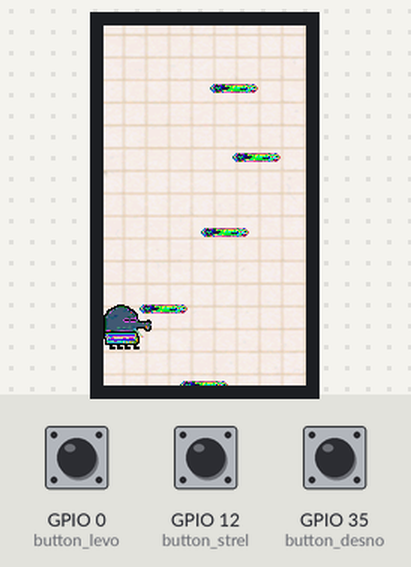
Simulated run of this program. Board: ESP32. Parts: 135×240 colour display. The test bench sets the inputs (shaded band); at power-on: GPIO 12 (button_strel) HIGH, GPIO 0 (button_levo) HIGH, GPIO 35 (button_desno) HIGH. Random numbers use the default seed unless the program sets one.

Above: at 1.21 s.
1.6 s: GPIO 12 (button_strel) pulled LOW for 0.15 s
At 1.99 s:
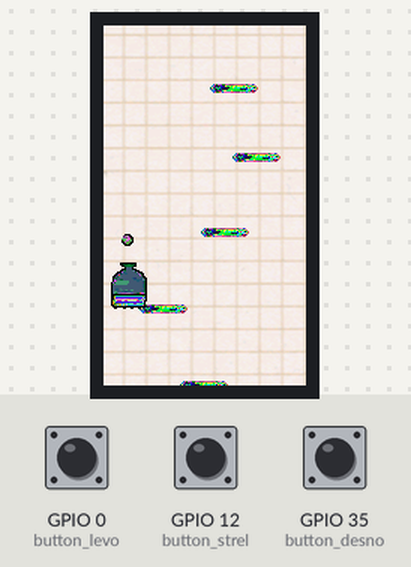
4.4 s: GPIO 0 (button_levo) pulled LOW for 3.2 s
At 4.72 s:
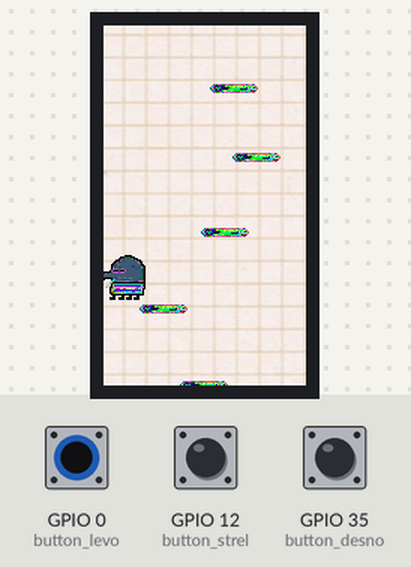
9.1 s: GPIO 12 (button_strel) pulled LOW for 1 s
At 10.52 s:
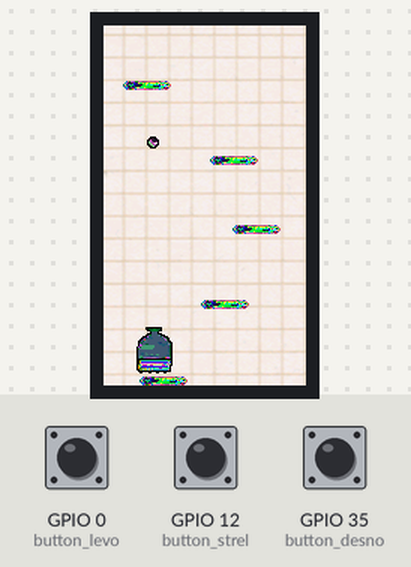
12.6 s: GPIO 35 (button_desno) pulled LOW for 0.15 s
At 13.27 s:
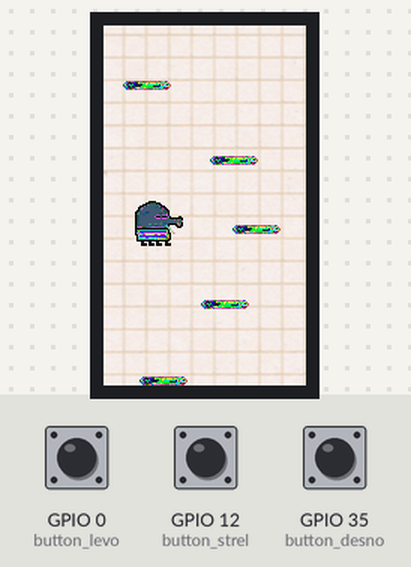
14.5 s: GPIO 0 (button_levo) pulled LOW for 0.15 s
At 14.83 s:
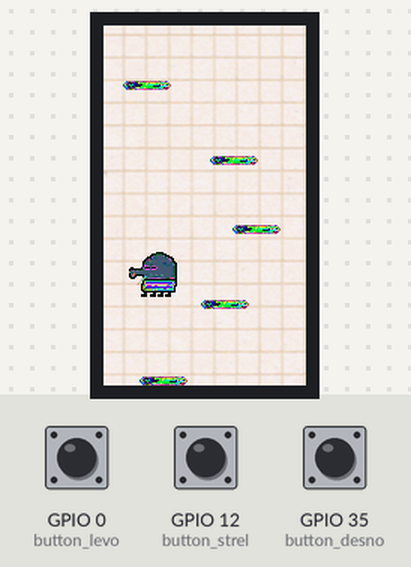
16.1 s: GPIO 35 (button_desno) pulled LOW for 1 s
At 16.68 s:
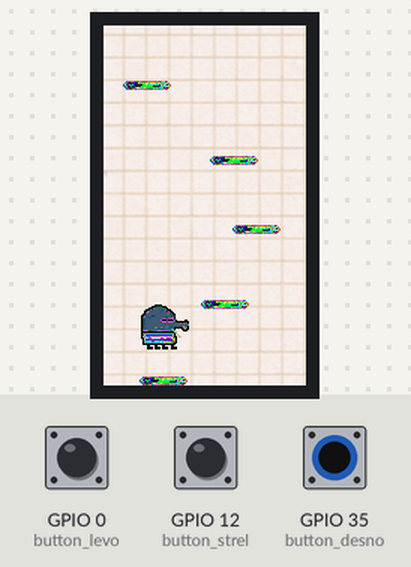
Timing chart, 0 to 19.1 s (numbered marks = the images above; inputs shaded):
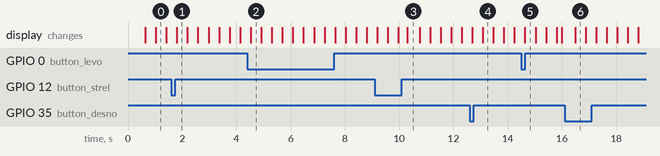

Measured:
- what the display in image 3 shows lasts 0.4 s, from 10.3 s to 10.7 s

The program:

main.cpp
```cpp
#include <Arduino.h>
#include <TFT_eSPI.h>
#include "bg4.h"
#include "mc.h"
#include "tile.h"
#include "bg5.h"
#include "Objekti.cpp"
#include "stack.cpp"
#include "brown.h"
#include "strelV2.h"
#include "enemies.h"

TFT_eSPI tft = TFT_eSPI();
TFT_eSprite zelenaTla[] = { TFT_eSprite(&tft), TFT_eSprite(&tft), TFT_eSprite(&tft), TFT_eSprite(&tft), TFT_eSprite(&tft)};
TFT_eSprite modraTla[] = {TFT_eSprite(&tft), TFT_eSprite(&tft), TFT_eSprite(&tft), TFT_eSprite(&tft), TFT_eSprite(&tft)};
TFT_eSprite rjavaTla[] = {TFT_eSprite(&tft), TFT_eSprite(&tft), TFT_eSprite(&tft), TFT_eSprite(&tft), TFT_eSprite(&tft)};
TFT_eSprite strelSlika[] = {TFT_eSprite(&tft), TFT_eSprite(&tft), TFT_eSprite(&tft), TFT_eSprite(&tft), TFT_eSprite(&tft), TFT_eSprite(&tft), TFT_eSprite(&tft), TFT_eSprite(&tft), TFT_eSprite(&tft), TFT_eSprite(&tft)};
TFT_eSprite background = TFT_eSprite(&tft);
TFT_eSprite mc = TFT_eSprite(&tft);

TFT_eSprite check = TFT_eSprite(&tft);
TFT_eSprite scr = TFT_eSprite(&tft);
TFT_eSprite backgroundEnd = TFT_eSprite(&tft);

TFT_eSprite nas_violcni = TFT_eSprite(&tft);
TFT_eSprite nas_modri = TFT_eSprite(&tft);
TFT_eSprite nas_pinki = TFT_eSprite(&tft);

int button_levo = 0;
int button_desno = 35;
int button_strel = 12;

boolean stel_debounce = HIGH;

ZeleniTile* ZelTile[5];
ModriTile* ModTile[5];
RjaviTile* RjaTile[5];
Posast* posast[3];
Metek* strel[10];

int prevAtGroundY = 9999;
int score = 0;
int x = 0;
int y = 208;
int jumpTime = 0;
int atGroundY;
boolean atGround = true;
boolean atTileGround = false;
bool pada = false;
int stZelenih = 5;
int stModrih = 0;
bool upI[5] = {false, false, false, false, false};
long cas = 0;

bool CoinFlip() {
  return rand() % 2 == 1;
}

void setup(){
  Serial.begin(9600);


  for(int i = 0; i < 5; i++){
    ZelTile[i] = new ZeleniTile(rand()%103,rand()%15+(230-50*i));
  }

  for(int i = 0; i < 5; i++){
    ModTile[i] = new ModriTile(rand()%103, 999);
  }

  for (int i = 0; i < 5; i++) {
    RjaTile[i] = new RjaviTile(rand() % 103, 999);
  }

  for(int i = 0; i < 10; i++){
    strel[i] = new Metek(1119,1119);
  }

  for(int i = 0; i < 3; i++){
    posast[i] = new Posast(2222,1222);
  }

  pinMode(button_levo, INPUT_PULLUP);
  pinMode(button_desno,  INPUT_PULLUP);
  pinMode(button_strel, INPUT_PULLUP);


  tft.setSwapBytes(true);
  tft.init();

/////////////           OZADJE            ///////////////////

  background.createSprite(135,240);
  background.setSwapBytes(true);
  background.pushImage(0,0,135,240,bg4);
  background.pushSprite(0,0);


/////////////           NASPROTNIKI       //////////////////
  nas_violcni.createSprite(32,32);
  nas_violcni.setSwapBytes(false);
  nas_violcni.pushImage(0,0,32,32,enemies[0]);
  nas_modri.createSprite(32,32);
  nas_modri.setSwapBytes(false);
  nas_modri.pushImage(0,0,32,32,enemies[2]);
  nas_pinki.createSprite(32,32);
  nas_pinki.setSwapBytes(false);
  nas_pinki.pushImage(0,0,32,32,enemies[4]);

/////////////           KONEC OZADJA    ///////////////////

  backgroundEnd.createSprite(135,240);
  backgroundEnd.setSwapBytes(true);
  backgroundEnd.pushImage(0,0,135,240,bg5);
  backgroundEnd.pushSprite(0,0);

/////////////           TLA             //////////////////

  for(int i = 0; i < 5; i++){
    zelenaTla[i].createSprite(32,6);
    zelenaTla[i].setSwapBytes(false);
    zelenaTla[i].pushImage(0,0,32,6,tile[1]);
  }

  for(int i = 0; i < 5; i++){
    modraTla[i].createSprite(32,6);
    modraTla[i].setSwapBytes(false);
    modraTla[i].pushImage(0,0,32,6,tile[0]);
  }

  for(int i = 0; i < 5; i++){
    rjavaTla[i].createSprite(32,6);
    rjavaTla[i].setSwapBytes(false);
    rjavaTla[i].pushImage(0,0,32,6,brown[0]);
  }

/////////////           METEK           ////////////////////

  for(int i = 0; i < 10; i++){
    strelSlika[i].createSprite(8,8);
    strelSlika[i].setSwapBytes(false);
    strelSlika[i].pushImage(0,0,8,8,strelV2[0]);
  }

/////////////           DOODLER         ////////////////////

  mc.createSprite(32,32);
  mc.setSwapBytes(false);
  mc.pushImage(0,0,32,32,jaz[0]);
  mc.pushToSprite(&background,0,0,TFT_WHITE);

  scr.createSprite(50,50);
  scr.setTextSize(3);
  scr.setTextColor(TFT_BLACK,TFT_WHITE);
}
bool yay = false;
bool mogoceModra(){
  yay = false;
  int temp = rand()%500;
  for(int i = 0; i < score; i++){
    int temp2 = rand()%500;
    if(temp2 == temp){
      yay = true;
    }
  }
  return yay;
}

void slika(){
  background.pushImage(0,0,135,240,bg4);

  for(int i = 0; i < 5; i++){
    zelenaTla[i].pushToSprite(&background,ZelTile[i]->x,ZelTile[i]->y,TFT_WHITE);
  }

  for(int i = 0; i < 5; i++){
    modraTla[i].pushToSprite(&background,ModTile[i]->x,ModTile[i]->y,TFT_WHITE);
  }

  for(int i = 0; i < 5; i++){
    rjavaTla[i].pushToSprite(&background,RjaTile[i]->x,RjaTile[i]->y,TFT_WHITE);
  }

  for(int i = 0; i < 10; i++){
    strelSlika[i].pushToSprite(&background,strel[i]->x,strel[i]->y,TFT_WHITE);
  }

  if(posast[0]->uporabljen){
    nas_violcni.pushToSprite(&background,posast[0]->x,posast[0]->y,TFT_WHITE);
  }
  if(posast[1]->uporabljen){
    nas_modri.pushToSprite(&background,posast[1]->x,posast[1]->y,TFT_WHITE);
  }
  if(posast[2]->uporabljen){
    nas_pinki.pushToSprite(&background,posast[2]->x,posast[2]->y,TFT_WHITE);
  }

  mc.pushToSprite(&background,x,y,TFT_WHITE);
  background.pushSprite(0,0);
}

void move(boolean a){
  if(a){
    mc.pushImage(0,0,32,32,jaz[0]);
    mc.pushToSprite(&background,x,y,TFT_WHITE);
    x +=4;
    if(x > 125){
      x = -20;
    }
  }else{
    mc.pushImage(0,0,32,32,jaz[1]);
    mc.pushToSprite(&background,x,y,TFT_WHITE);
    x -=4;
    if(x < -20){
      x = 125;
    }
  }
}

void premakniModro(){
  for(int i = 0; i < 5; i++){
    if(upI[i]){
      if(ModTile[i]->levo){
        if(ModTile[i]->x < 0){
          ModTile[i]->levo = false;
        }
        ModTile[i]->x -= 2;
      }else{
        if(ModTile[i]->x > 109){
          ModTile[i]->levo = true;
        }
        ModTile[i]->x += 2;
      }
    }
  }
}

void genRjava(){
  for(int i = 0; i < 5; i++){
    if(RjaTile[i]->up){
    }else{
      RjaTile[i]->x = rand()%103;
      RjaTile[i]->y = -35;
      RjaTile[i]->up = true;
      break;
    }
  }
}

void mogoceRjava(){
  if(rand()%10 == rand()%10){
    genRjava();
  }
}


void checkTile(){

  for(int i = 0; i < 5; i++){
    if((-32 < (ZelTile[i]->x + 16 - (x + 16))) && ((ZelTile[i]->x + 16 - (x + 16)) < 32)){
      if(-2 < (ZelTile[i]->y - (y + 32)) && (ZelTile[i]->y - (y + 32) < 4)){
        if(jumpTime > 30 ){
          atGround = true;
          if((prevAtGroundY - y) > 5){
            score++;
            prevAtGroundY = y;
          }
        }
      }
    }
  }

  for(int i = 0; i < 5; i++){
    if(upI[i]){
      if((-32 < (ModTile[i]->x + 16 - (x + 16))) && ((ModTile[i]->x + 16 - (x + 16)) < 32)){
        if(-2 < (ModTile[i]->y - (y + 32)) && (ModTile[i]->y - (y + 32) < 4)){
          if(jumpTime > 30 ){
            atGround = true;
            if((prevAtGroundY - y) > 5){
              score++;
              prevAtGroundY = y;
            }
          }
        }
      }
    }
  }

  for(int i = 0; i < 5; i++){
    if(RjaTile[i]->up){
      if((-32 < (RjaTile[i]->x + 16 - (x + 16))) && ((RjaTile[i]->x + 16 - (x + 16)) < 32)){
        if(-2 < (RjaTile[i]->y - (y + 32)) && (RjaTile[i]->y - (y + 32) < 4)){
          if(pada == true){
            RjaTile[i]->pada = true;
          }
        }
      }
    }
  }
}

void jump(){
  if(atGround == true){
    atGround = false;
    jumpTime = 0;
  }else{
    if(jumpTime < 30){
      pada = false;
      if(jumpTime <10){
        y -= 4;
      }else if(jumpTime <25){
        y -= 3;
      }else{
        y -= 1;
      }

    }else{
      pada = true;
      if(jumpTime <35){
        y += 1;
      }else if(jumpTime <50){
        y += 3;
      }else{
        y += 4;
      }
      if(y >208){
        y = 208;
        atGround = true;
      }
    }
    checkTile();
  }
}

int poglejTaZadno(){
  int y = 999;
  for(int i = 0; i < 5; i++){
    if(ZelTile[i]->y < y){
      y = ZelTile[i]->y;
    }
  }
  for(int i = 0; i < 5; i++){
    if(ModTile[i]->y < y){
      y = ModTile[i]->y;
    }
  }

  return y - 50;
}

void generirajPosast(int ZelI){
  int index = rand()%3;
  if(!posast[index]->uporabljen){
    posast[index]->uporabljen = true;
    posast[index]->x = ZelTile[ZelI]->x;
    posast[index]->y = ZelTile[ZelI]->y - 40;
  }
}

void mogocePosast(int ZelI){

  int temp = rand()%250;
  for(int i = 0; i < score; i++){
    int temp2 = rand()%50;
    if(temp2 == temp){
      generirajPosast(ZelI);
    }
  }
}

void generateTiles() {

  for (int i = 0; i < 5; i++) {
    if (ZelTile[i]->y > 240) {
      if (ModTile[i]->y > 240){
          upI[i] = false;
          mogoceRjava();
        }
      if(upI[i]){
        continue;
      }

      if (!mogoceModra()) {
        if (!upI[i]) {
          ZelTile[i]->x = (rand() % 103);
          ZelTile[i]->y = poglejTaZadno();
          mogocePosast(i);
        }
      } else {
        if (!upI[i]) {
          upI[i] = true;
          ModTile[i]->x = (rand() % 103);
          ModTile[i]->y = poglejTaZadno();
        }
      }
    }
  }
}

void dajDol(){
  if((y < 114) && (y > 80)){
    if(jumpTime <10){
        y += 1;
        prevAtGroundY +=1;
      }else if(jumpTime <25){
        y += 3;
        prevAtGroundY +=3;
      }else{
        y += 4;
        prevAtGroundY +=4;
      }
    for(int i = 0; i < 5; i++){
      ZelTile[i]->y += 3;
      ModTile[i]->y += 3;
      RjaTile[i]->y +=3;
    }
    for(int i = 0; i < 3; i++){
      posast[i]->y+=3;
    }
    for(int i = 0; i < 10; i++){
      if(strel[i]->uporabljen){
        strel[i]->y += 3;
      }
    }
  }else if((y < 80) && (y > 60)){
    y+=4;
    for(int i = 0; i < 5; i++){
      ZelTile[i]->y+=4;
      ModTile[i]->y += 4;
      RjaTile[i]->y +=4;
    }
    for(int i = 0; i < 3; i++){
      posast[i]->y+=4;
    }
    for(int i = 0; i < 10; i++){
      if(strel[i]->uporabljen){
        strel[i]->y += 4;
      }
    }
  }else if(y < 60){
    y+=6;
    for(int i = 0; i < 5; i++){
      ZelTile[i]->y+=6;
      ModTile[i]->y += 6;
      RjaTile[i]->y +=6;
    }
    for(int i = 0; i < 10; i++){
      if(strel[i]->uporabljen){
        strel[i]->y += 6;
      }
    }
    for(int i = 0; i < 3; i++){
      posast[i]->y+=3;
    }
  }

}

void padanjeRjave(){
  for(int i = 0; i < 5; i++){
    if(RjaTile[i]->pada && RjaTile[i]->up){
      rjavaTla[i].pushImage(0,0,32,6,brown[1]);
      RjaTile[i]->y += 5;
      if(RjaTile[i]->y > 250){
        RjaTile[i]->up = false;
        RjaTile[i]->pada = false;
        rjavaTla[i].pushImage(0,0,32,6,brown[0]);
      }
    }
  }
}

void smrtLoop(){
  smrtLoop();
}

void smrt(){
  scr.fillSprite(TFT_WHITE);
  scr.drawString(String(score),0,0);
  scr.pushToSprite(&backgroundEnd,85,155,TFT_WHITE);
  backgroundEnd.pushSprite(0,0);
  smrtLoop();
}

void streljacina(){
  mc.pushImage(0,0,32,32,jaz[2]);
  mc.pushToSprite(&background,x,y,TFT_WHITE);
  for(int i = 0; i < 10; i++){
    if(!strel[i]->uporabljen){
      strel[i]->x = x+12;
      strel[i]->y = y-12;
      strel[i]->uporabljen = true;
      break;
    }
  }
}

void premikanjeStrela(){
  cas++;
  boolean spremeni = false;

  if(cas > 10){
    spremeni = true;
    cas = 0;
  }
  for(int i = 0; i < 10; i++){
    if(strel[i]->uporabljen){
      if(spremeni){
        strel[i]->stSlike++;
        if(strel[i]->stSlike == 4){
          strel[i]->stSlike = 0;
        }
        strelSlika[i].pushImage(0,0,8,8,strelV2[strel[i]->stSlike]);
      }
      strel[i]->y -=6;
      if(strel[i]->y < -10){
        strel[i]->uporabljen = false;
      }
    }
  }
}

void checkPosastTla(){
  for(int i = 0; i < 3; i++){
    if((posast[i]->uporabljen) && (posast[i]->y > 273)){
      posast[i]->uporabljen = false;
    }
  }
}

void premikPosasti(){
  if(posast[0]->uporabljen){
    if(posast[0]->levo){
      if(posast[0]->premik < 12){
        posast[0]->x--;
        posast[0]->premik++;
      }else{
        posast[0]->levo = false;
        nas_violcni.pushImage(0,0,32,32,enemies[0]);
        posast[0]->premik = 0;
      }
    }else{
      if(posast[0]->premik < 12){
        posast[0]->x++;
        posast[0]->premik++;
      }else{
        posast[0]->levo = true;
        posast[0]->premik = 0;
        nas_violcni.pushImage(0,0,32,32,enemies[1]);
      }
    }
  }

  if (posast[1]->uporabljen){
    if(posast[1]->premik < 30){
      posast[1]->premik++;
    }else{
      posast[1]->premik--;
    }
    if (posast[1]->levo) {
      if (posast[1]->x > 0) {
        posast[1]->x -= 2;
      }else{
        posast[1]->levo = false;
        nas_modri.pushImage(0, 0, 32, 32, enemies[3]);
      }
    }else{
      if (posast[1]->x < 102) {
        posast[1]->x += 2;
      }else{
        posast[1]->levo = true;
        nas_modri.pushImage(0, 0, 32, 32, enemies[2]);
      }
    }

    if (posast[1]->gorDol){
      if(posast[1]->premik < 25){
        posast[1]->premik++;
        posast[1]->y++;
      }else{
        posast[1]->gorDol = false;
        posast[1]->premik = 0;
      }
    }else{
      if(posast[1]->premik < 25){
        posast[1]->premik++;
        posast[1]->y--;
      }else{
        posast[1]->gorDol = true;
        posast[1]->premik = 0;
      }
    }
  }
}

void zadetekJej(int i){
  posast[i]->uporabljen = false;
}


void checkPosastSmrt(){
  for(int i = 0; i < 3; i++){
    if(posast[i]->uporabljen){
      for(int j = 0; j < 10; j++){
        if(strel[j]->uporabljen){
          if((strel[j]->y - posast[i]->y > 2 && strel[j]->y - posast[i]->y < 30) &&
             (strel[j]->x - posast[i]->x > 2 && strel[j]->x - posast[i]->x < 30)){
            zadetekJej(i);
          }
        }
      }
    }
  }
}

void checkSmrt(){
  if((y == 208) && (score != 0)){
    smrt();
  }else{
    for(int i = 0; i < 3; i++){
      if(posast[i]->uporabljen){
        if((y - posast[i]->y > -20 && y - posast[i]->y < 20) &&
        (x - posast[i]->x > -20 && x - posast[i]->x < 20)){
          Serial.println("hey");
          smrt();
        }
      }
    }
  }
}

void loop(){
  jumpTime++;

  if(digitalRead(button_desno) == 0){
    move(true);
  }
  if(digitalRead(button_levo) == 0){
    move(false);
  }
  if (digitalRead(button_strel) == LOW) {
    if (stel_debounce == HIGH) {
      streljacina();
    }
    stel_debounce = LOW;
  } else {
    stel_debounce = HIGH;
  }

  checkSmrt();
  checkPosastSmrt();
  premikPosasti();
  checkPosastTla();
  premikanjeStrela();
  premakniModro();
  padanjeRjave();
  generateTiles();
  jump();
  dajDol();
  slika();
}
///Prosim delaj :D!
```

Objekti.cpp
```cpp
class ZeleniTile{
    public: int x;
    public: int y;
    public: ZeleniTile(int x, int y){
        this->x = x;
        this->y = y;
    }
};
class ModriTile{
    public: int x;
    public: int y;
    public: bool levo = false;
    public: ModriTile(int x, int y){
        this->x = x;
        this->y = y;
    }

};

class RjaviTile{
    public: int x;
    public: int y;
    public: bool pada = false;
    public: bool up = false;
    public: RjaviTile(int x, int y){
        this->x = x;
        this->y = y;
    }
};

class Metek{
    public: int x;
    public: int y;
    public: int stSlike = 0;
    public: bool uporabljen = false;
    public: Metek(int x, int y){
        this->x = x;
        this->y = y;
    }
};

class Posast{
    public: int x;
    public: int y;
    public: int premik;
    public: bool levo;
    public: bool uporabljen;
    public: bool gorDol;
    public: Posast(int x, int y){
        this->x = x;
        this->y = y;
        this->uporabljen = false;
        this->levo = true;
        this->premik = 7;
        this->gorDol = true;
    }
};
```

stack.cpp
```cpp
#include <Arduino.h>
#include <TFT_eSPI.h>

class stack{
    public: int vredstiZeleneX[10] = {rand()%103,rand()%103,rand()%103,rand()%103,rand()%103,rand()%103,rand()%103,rand()%103,rand()%103,rand()%103};
    public: int vredstiZeleneY[10] = {200,150,100,50,0,-50,-100,-150,-200,-250};

    public: int ZpopX(){
        int temp = vredstiZeleneX[0];
        for(int i = 0; i < 9; i++){
            vredstiZeleneX[i] = vredstiZeleneX[i+1];
        }
        vredstiZeleneX[9] = rand()%103;
        return temp;
    }
    public: int ZpopY(){
        int temp = vredstiZeleneY[0];
        for(int i = 0; i < 9; i++){
            vredstiZeleneY[i] = vredstiZeleneY[i+1];
        }
        if((rand()%2) == 1){
            vredstiZeleneY[9] = -250 + rand()%20;
        }else{
            vredstiZeleneY[9] = -250 - rand()%20;
        }
        return temp;
    }

    public: int vredstiModriX[10] = {rand()%103,rand()%103,rand()%103,rand()%103,rand()%103,rand()%103,rand()%103,rand()%103,rand()%103,rand()%103};
    public: int vredstiModriY[10] = {0,-50,-100,-150,-200,-250};

    public: int MpopX(){
        int temp = vredstiModriX[0];
        for(int i = 0; i < 9; i++){
            vredstiModriX[i] = vredstiModriX[i+1];
        }
        vredstiModriX[9] = rand()%103;
        return temp;
    }
    public: int MpopY(){
        int temp = vredstiModriY[0];
        for(int i = 0; i < 9; i++){
            vredstiModriY[i] = vredstiModriY[i+1];
        }
        if((rand()%2) == 1){
            vredstiModriY[9] = -250 + rand()%20;
        }else{
            vredstiModriY[9] = -250 - rand()%20;
        }
        return temp;
    }

};
```

Source omitted: bg4.h (data table, 313594 bytes), bg5.h (data table, 313594 bytes), brown.h (data table, 2386 bytes), enemies.h (data table, 39068 bytes), mc.h (data table, 20088 bytes), strelV2.h (data table, 1551 bytes), tile.h (data table, 2545 bytes)
